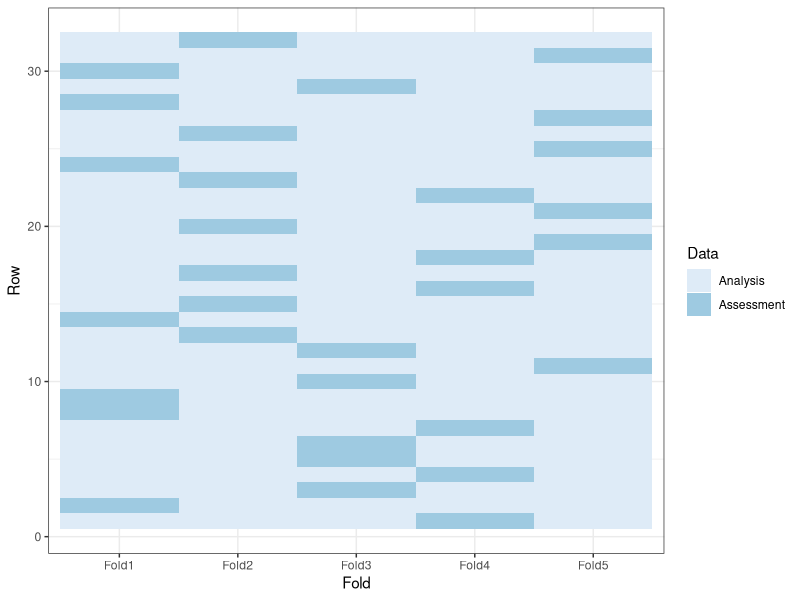
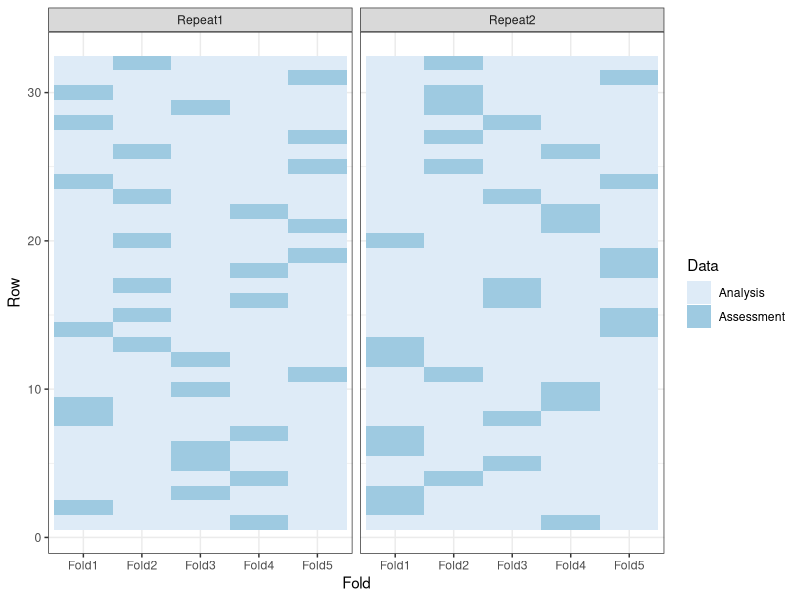
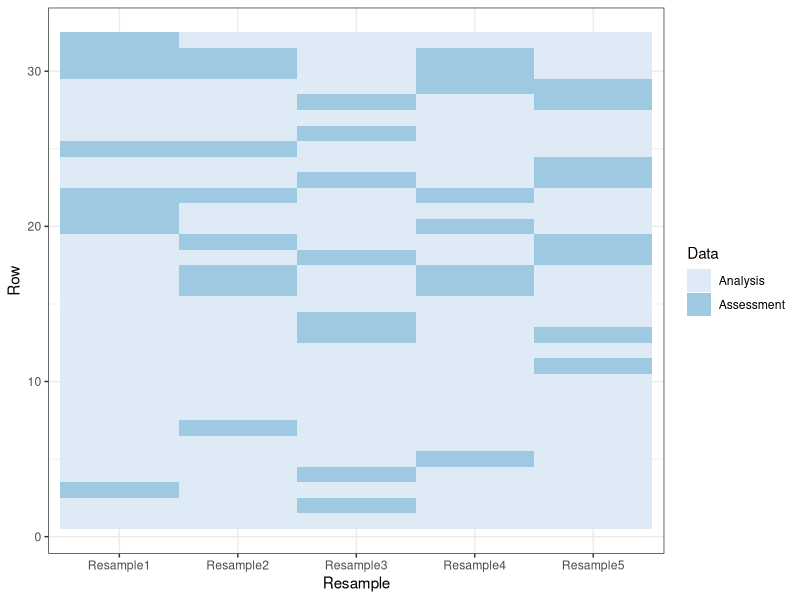
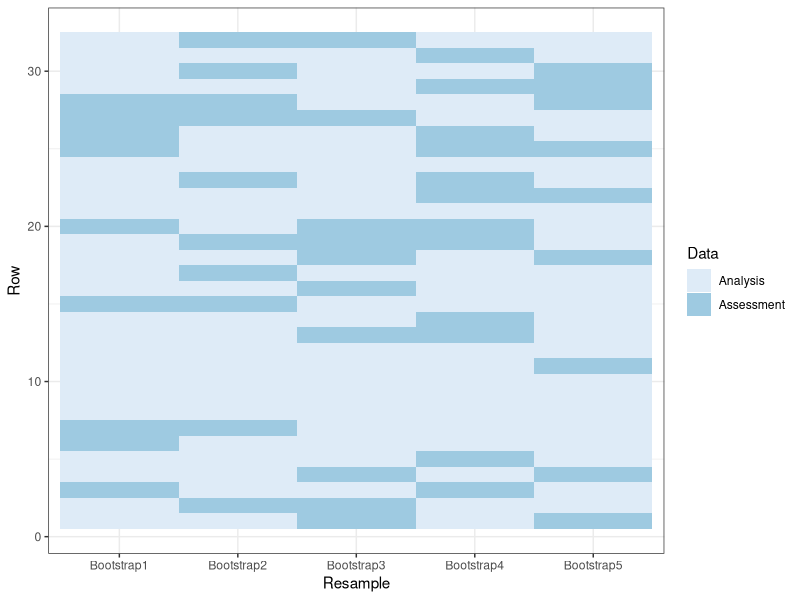
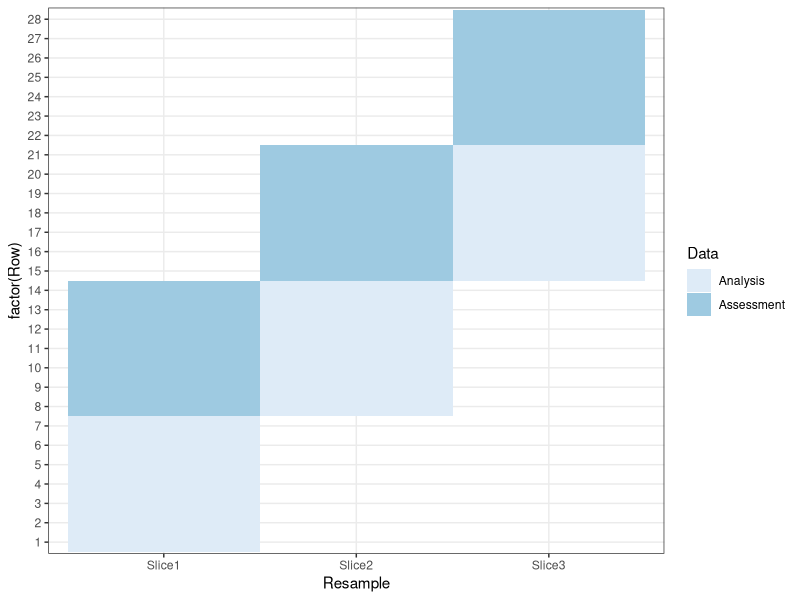

The R source for these figures, in order:
library(rsample)


### Name: tidy.rsplit
### Title: Tidy Resampling Object
### Aliases: tidy.rsplit tidy.rset tidy.vfold_cv tidy.nested_cv

### ** Examples

library(ggplot2)
theme_set(theme_bw())

set.seed(4121)
cv <- tidy(vfold_cv(mtcars, v = 5))
ggplot(cv, aes(x = Fold, y = Row, fill = Data)) + 
  geom_tile() + scale_fill_brewer()
  
set.seed(4121)
rcv <- tidy(vfold_cv(mtcars, v = 5, repeats = 2))
ggplot(rcv, aes(x = Fold, y = Row, fill = Data)) + 
  geom_tile() + facet_wrap(~Repeat) + scale_fill_brewer()
  
set.seed(4121)
mccv <- tidy(mc_cv(mtcars, times = 5))
ggplot(mccv, aes(x = Resample, y = Row, fill = Data)) + 
  geom_tile() + scale_fill_brewer() 
  
set.seed(4121)
bt <- tidy(bootstraps(mtcars, time = 5))
ggplot(bt, aes(x = Resample, y = Row, fill = Data)) + 
  geom_tile() + scale_fill_brewer()
  
dat <- data.frame(day = 1:30)
# Resample by week instead of day
ts_cv <- rolling_origin(dat, initial = 7, assess = 7, 
                        skip = 6, cumulative = FALSE)
ts_cv <- tidy(ts_cv)
ggplot(ts_cv, aes(x = Resample, y = factor(Row), fill = Data)) +
  geom_tile() + scale_fill_brewer()
